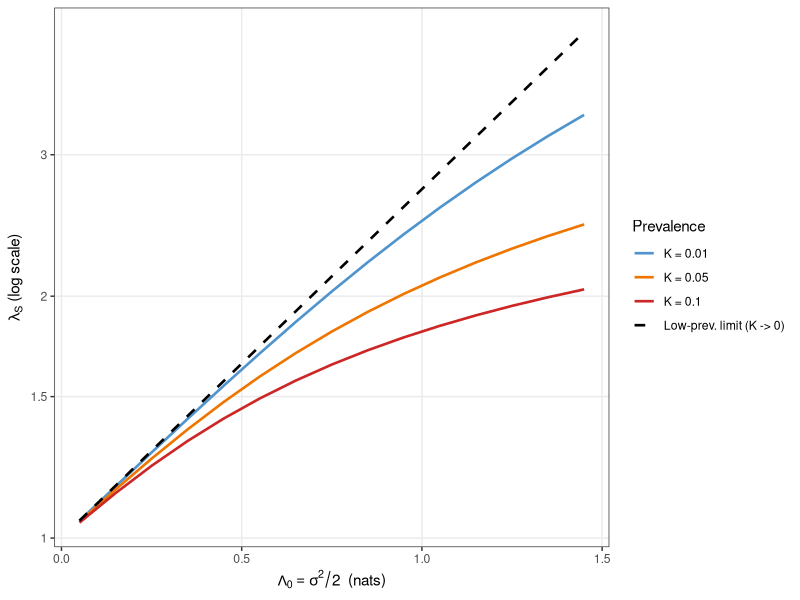

R code for this plot:
## ---- chunk 1
knitr::opts_chunk$set(crop = FALSE, dev = "cairo_pdf", echo = FALSE, fig.pos = 'H')

# Helper functions used in multiple chunks
marginal_S <- function(gam, sigma2, n = 400L) {
  sig <- sqrt(sigma2)
  g   <- seq(-7 * sig, 7 * sig, length.out = n)
  sum(exp(-gam * exp(g)) * dnorm(g, 0, sig)) * (g[2] - g[1])
}
find_gam <- function(K_target, sigma2) {
  obj <- function(lg) 1 - marginal_S(exp(lg), sigma2) - K_target
  exp(uniroot(obj, c(-20, 10), tol = 1e-9)$root)
}
## ---- chunk 2

library(ggplot2)

# ------------------------------------------------------------------ #
# Marginal survival  S(gam, sigma2) = E[exp(-gam * exp(G))]          #
# for G ~ N(0, sigma2), evaluated on a uniform grid                  #
# ------------------------------------------------------------------ #
marginal_S <- function(gam, sigma2, n = 400L) {
  sig <- sqrt(sigma2)
  g   <- seq(-7 * sig, 7 * sig, length.out = n)
  sum(exp(-gam * exp(g)) * dnorm(g, 0, sig)) * (g[2] - g[1])
}

# ------------------------------------------------------------------ #
# Find gam such that 1 - S(gam, sigma2) = K_target                   #
# ------------------------------------------------------------------ #
find_gam <- function(K_target, sigma2) {
  obj <- function(lg) 1 - marginal_S(exp(lg), sigma2) - K_target
  exp(uniroot(obj, c(-20, 10), tol = 1e-9)$root)
}

# ------------------------------------------------------------------ #
# Sibling RRR (R = 1/2) via 1-D quadrature over shared component U  #
#   lambda_S = E_U[ K(t;U)^2 ] / K^2                                #
#   K(t;U)   = 1 - S_{1/2}(gam * exp(U))                            #
# ------------------------------------------------------------------ #
compute_lambda_S <- function(sigma2, K_target, n = 250L) {
  gam <- find_gam(K_target, sigma2)
  sU  <- sqrt(0.5 * sigma2)
  sV  <- sqrt(0.5 * sigma2)
  u   <- seq(-7 * sU, 7 * sU, length.out = n)
  v   <- seq(-7 * sV, 7 * sV, length.out = n)
  du  <- u[2] - u[1];  dv <- v[2] - v[1]
  surv_mat  <- exp(-outer(gam * exp(u), exp(v)))
  S_given_U <- as.vector(surv_mat %*% (dnorm(v, 0, sV) * dv))
  K_given_U <- 1 - S_given_U
  sum(K_given_U^2 * dnorm(u, 0, sU)) * du / K_target^2
}

# ------------------------------------------------------------------ #
# Lambda_K: half the difference of expected log(e^{gam*e^G}-1)       #
# between cases and noncases                                          #
# ------------------------------------------------------------------ #
compute_Lambda_K <- function(sigma2, K_target, n = 400L) {
  gam <- find_gam(K_target, sigma2)
  sig <- sqrt(sigma2)
  g   <- seq(-7 * sig, 7 * sig, length.out = n)
  dg  <- g[2] - g[1]
  H   <- gam * exp(g)
  # log(e^H - 1): stable for all H > 0
  h_g <- ifelse(H > 500, H, log(expm1(H)))
  S_g <- exp(-H)          # P(noncase | G = g)
  K_g <- 1 - S_g          # P(case    | G = g)
  phi <- dnorm(g, 0, sig)
  E_case    <- sum(h_g * K_g * phi) * dg / K_target
  E_noncase <- sum(h_g * S_g * phi) * dg / (1 - K_target)
  (E_case - E_noncase) / 2
}

# ------------------------------------------------------------------ #
# Compute grid                                                        #
# ------------------------------------------------------------------ #
info_vals <- seq(0.05, 1.50, by = 0.10)   # Lambda_0 = sigma^2/2
K_vals    <- c(0.01, 0.05, 0.10)
K_labels  <- paste0("K = ", K_vals)

grid <- expand.grid(info = info_vals, K = K_vals)
grid$lambda_S  <- mapply(function(i, K) compute_lambda_S(2*i, K), grid$info, grid$K)
grid$Lambda_K  <- mapply(function(i, K) compute_Lambda_K(2*i, K),  grid$info, grid$K)
grid$K_label   <- factor(paste0("K = ", grid$K),
                          levels = c(K_labels, "Low-prev. limit (K -> 0)"))

limit_df <- data.frame(
  info     = info_vals,
  lambda_S = exp(info_vals),
  K_label  = factor("Low-prev. limit (K -> 0)",
                    levels = c(K_labels, "Low-prev. limit (K -> 0)"))
)
## ---- chunk 3

pal    <- c("steelblue3", "darkorange2", "firebrick3", "black")
ltypes <- c("solid", "solid", "solid", "dashed")
bk_y   <- c(1, 1.5, 2, 3, 5, 7, 10, 15)

plot1_df <- rbind(grid[, c("info", "lambda_S", "K_label")],
                  limit_df[, c("info", "lambda_S", "K_label")])

ggplot(plot1_df, aes(x = info, y = lambda_S, colour = K_label, linetype = K_label)) +
  geom_line(linewidth = 0.9) +
  scale_y_log10(breaks = bk_y, labels = as.character(bk_y), minor_breaks = NULL) +
  scale_colour_manual(values = pal, name = "Prevalence") +
  scale_linetype_manual(values = ltypes, name = "Prevalence") +
  labs(
    x = expression(Lambda[0] == sigma^2 / 2 ~ " (nats)"),
    y = expression(lambda[S] ~ "(log scale)")
  ) +
  theme_bw(base_size = 11) +
  theme(legend.position = "right", panel.grid.minor = element_blank())
## ---- chunk 4

# Exact h^2 for given sigma^2 and K_target
compute_h2 <- function(sigma2, K_target, n = 400L) {
  gam       <- find_gam(K_target, sigma2)
  sig       <- sqrt(sigma2)
  g         <- seq(-7 * sig, 7 * sig, length.out = n)
  dg        <- g[2] - g[1]
  H         <- gam * exp(g)
  dK_dbeta0 <- sum(H * exp(-H) * dnorm(g, 0, sig)) * dg
  tau       <- qnorm(1 - K_target)
  phi_tau   <- dnorm(tau)
  sigma2 * dK_dbeta0^2 / phi_tau^2
}

info_vals_h2 <- seq(0.05, 1.50, by = 0.05)
K_vals_h2    <- c(0.001, 0.01, 0.05, 0.10)
K_labels_h2  <- paste0("K = ", K_vals_h2)

grid_h2 <- expand.grid(info = info_vals_h2, K = K_vals_h2)
grid_h2$h2_exact <- mapply(
  function(i, K) compute_h2(2 * i, K), grid_h2$info, grid_h2$K)
grid_h2$K_label <- factor(paste0("K = ", grid_h2$K), levels = K_labels_h2)
